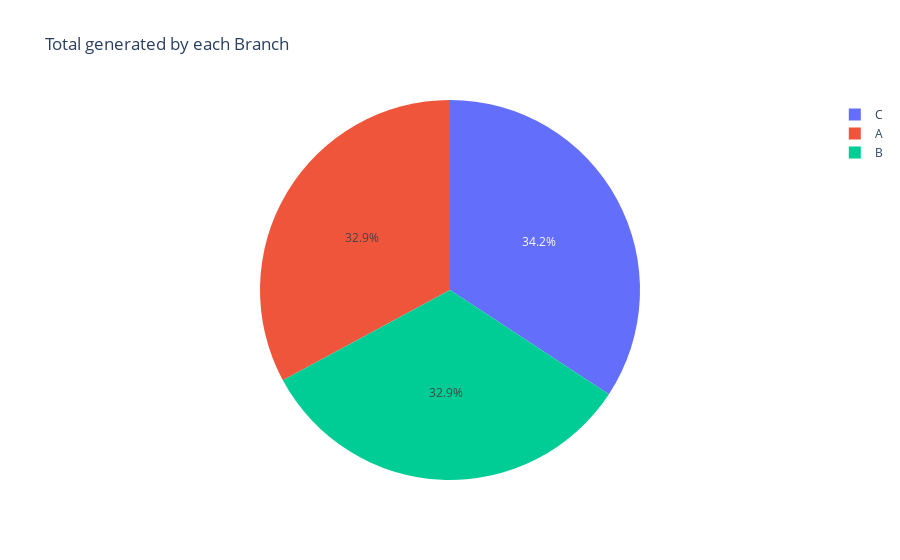

Notebook source saved alongside this figure:
### Markdown cell above
We can see how well distributed the transactions for each Product line are.

### Code cell
fig2= px.pie(df,values='Total',names='Branch',title='Total generated by each Branch')
fig2.show()

### Figure 1 — Plotly figure (JSON) as saved in the notebook; plotly's stock layout.template omitted (floating-point values rounded to 4 significant figures; data arrays with more than 128 entries replaced by an {"elided": "..."} marker saying what was removed)
{"data": [{"domain": {"x": [0, 1], "y": [0, 1]}, "hovertemplate": "Branch=%{label}<br>Total=%{value}<extra></extra>", "labels": {"elided": "1000 str values"}, "legendgroup": "", "name": "", "showlegend": true, "type": "pie", "values": {"elided": "1000 float values"}}], "layout": {"legend": {"tracegroupgap": 0}, "title": {"text": "Total generated by each Branch"}}}
